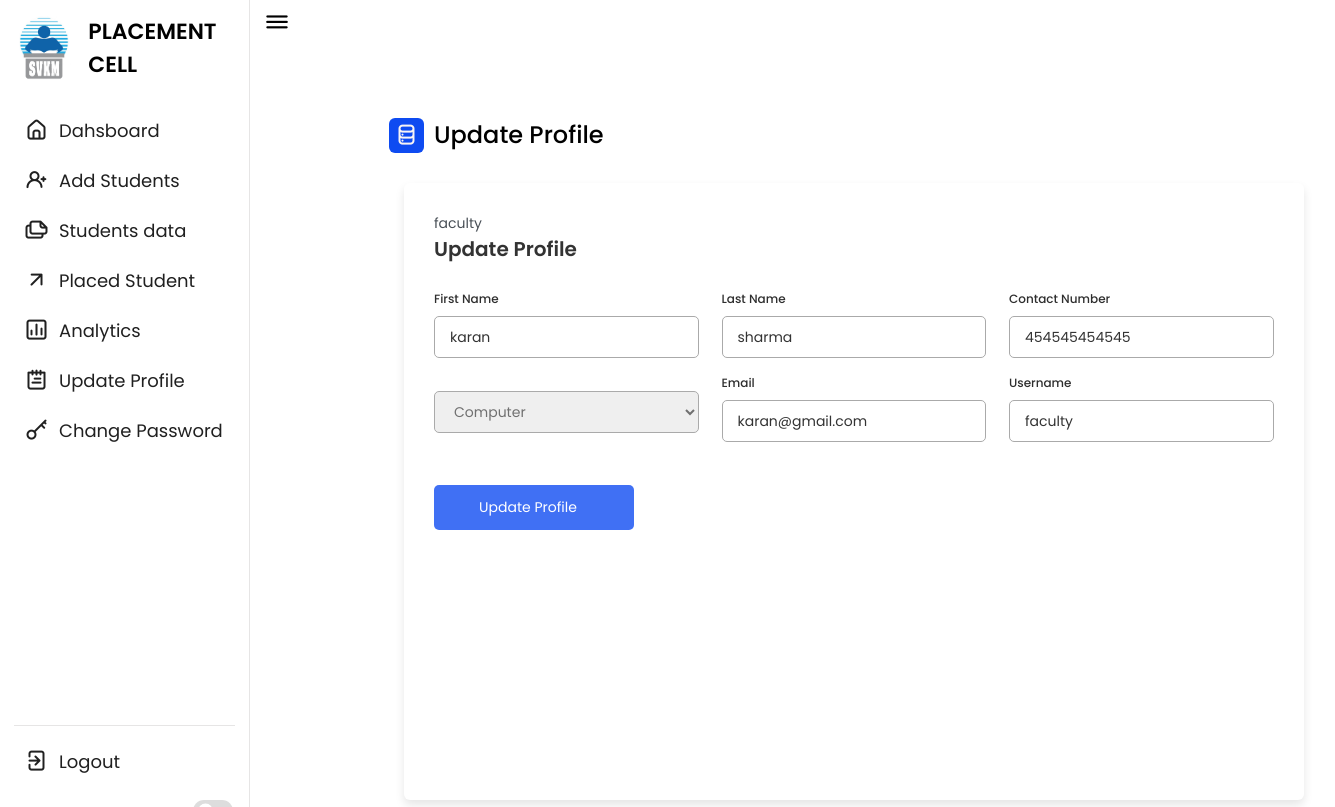
Page /update_profile_admin_faculty.php (signed in) on the committed database.
### tables this page shows
CREATE TABLE `users_profile` (
  `username` varchar(30) NOT NULL,
  `fname` varchar(20) NOT NULL,
  `lname` varchar(20) NOT NULL,
  `contact` bigint(20) NOT NULL,
  `email` varchar(30) NOT NULL,
  `dept` varchar(20) NOT NULL
);

### update_profile_admin_faculty.php (the view, shortened to what this page needs)
<!DOCTYPE html>
<html lang="en">
<head>
          <link rel="stylesheet" type="text/css" href="css/lib.2.css">
          <link rel="stylesheet" type="text/css" href="css/light.css">
          <link rel="stylesheet" type="text/css" href="css/bootstrap5.css">
          <link rel="stylesheet" href="css/style.css">
     <link rel="stylesheet" href="https://unicons.iconscout.com/release/v4.0.0/css/line.css">
    <link rel="stylesheet" href="css/add_style.css">
     <link rel="stylesheet" href="https://unicons.iconscout.com/release/v4.0.0/css/line.css">
        </head>
        <body data-theme="light" data-layout="fluid">
        <nav>
        <div class="logo-name">
            <div class="logo-image">
                <img src="img/logo.jpg" style="height: 75px; width:75px" alt="">
            </div>
            <span class="logo_name">PLACEMENT CELL</span>
        </div>
        <div class="menu-items">
        <?php
            include 'partials/_dbconnect.php';
            $uname = $_SESSION['username'];
            $sql = "SELECT `role` FROM `users` WHERE username= '$uname' ";
            $result = mysqli_query($conn , $sql);
            $num = mysqli_num_rows($result);
            $admin_or_faculty = $num;
            if($num > 0) {
            echo "
            <ul class='nav-links' style='padding-left: 0rem;'>
                <li><a href='admin_dashboard.php'>
                    <i class='uil uil-estate'></i>
                    <span class='link-name'>Dahsboard</span>
                </a></li>
                <li><a href='add_student.php'>
                    <i class='uil-user-plus'></i>
                    <span class='link-name'>Add Students</span>
                </a></li>
                <li><a href='student_data.php'>
                    <i class='uil uil-files-landscapes'></i>
                    <span class='link-name'>Students data</span>
                </a></li>
                <li><a href='placed_Student.php'>
                    <i class='uil-arrow-up-right'></i>
                    <span class='link-name'>Placed Student</span>
                </a></li>
                <li><a href='analytics.php'>
                    <i class='uil uil-chart'></i>
                    <span class='link-name'>Analytics</span>
                </a></li>";
            echo "<li><a href='#'>
            <i class='uil-notes'></i>
            <span class='link-name'>Update Profile</span>
        </a></li>";
        }
            echo "
        <li><a href='change_password.php'>
            <i class='uil-key-skeleton'></i>
            <span class='link-name'>Change Password</span>
        </a></li></ul>";
            ?>
            <ul class="logout-mode" style="padding-left: 0rem;">
                <li><a href="/miniproject_final/logout.php">
                    <i class="uil uil-signout"></i>
                    <span class="link-name">Logout</span>
                </a></li>
                <div class="mode-toggle">
                  <span class="switch"></span>
                </div>
            </ul>
        </div>
    </nav>
    <?php
if($admin_or_faculty>0) {
?>
        <div class="dashboard">
        <div class="top" style="background-color: transparent;">
            <i class="uil uil-bars sidebar-toggle"></i>
        </div>
        <div class='dash-content'>
        <div class='overview'>
            <div class='title'>
                <i class=' uil-database-alt'></i>
                <span class='text'>Update Profile</span>
            </div>
            <div class='container'>
        <?php
        echo $uname;
        $sql = "SELECT * FROM `users_profile` WHERE username='$uname'";
        $result = mysqli_query($conn , $sql);
        $row = mysqli_fetch_assoc($result);
        ?>
        <header>Update Profile</header>
        <form action="/miniproject_final/update_profile_admin_faculty.php" method="post">
            <div class="form first">
                <div class="details personal">
                    <div class="fields">
                        <div class="input-field">
                            <label>First Name</label>
                            <input type="text" placeholder="Enter your name" name="fname" value=<?php echo $row['fname']; ?>>
                        </div>
                        <div class="input-field">
                            <label>Last Name</label>
                            <input type="text" placeholder="Enter your name" name="lname" value=<?php echo $row['lname']; ?>>
                        </div>
                        <div class="input-field">
                            <label>Contact Number</label>
                            <input type="number" placeholder="Enter your contact number" name="contact" value=<?php echo $row['contact']; ?> required>
                        </div>
                        <div class="input-field">
                            <select name="dept" value=<?php echo $row['dept']; ?> required>
                                <option value="computer">Computer</option>
                            </select>
                        </div>
                        <div class="input-field">
                            <label>Email</label>
                            <input type="text" placeholder="Enter your email" name="email" value=<?php echo $row['email']; ?>>
                        </div>
                        <div class="input-field">
                            <label>Username</label>
                            <input type="text" placeholder="Enter new username" name="username" value=<?php echo $row['username']; ?>>
                        </div>
                     </div>
                </div>
                  <div class="details ID">
                   <div class="fields">
                    <button class="nextBtn" type="submit">
                        <span class="btnText">Update Profile</span>
                    </button>
                </div>
            </div>
        </form>
    </div>
</div>
<?php  }  ?>
</body>
</html>

### css/lib.2.css (style rules this page uses)
html, body { height: 100%; }

### css/style.css (style rules this page uses)
* { margin: 0; padding: 0; box-sizing: border-box; font-family: 'Poppins', sans-serif; }
:root { --primary-color: #0E4BF1; --panel-color: #FFF; --text-color: #000; --black-light-color: #202020; --border-color: #e6e5e5; --toggle-color: #DDD; --box1-color: #4DA3FF; --box2-color: #FFE6AC; --box3-color: #E7D1FC; --title-icon-color: rgb(248, 244, 244); --tran-05: all 0.5s ease; --tran-03: all 0.3s ease; --tran-03: all 0.2s ease; }
body { min-height: 100vh; background-color: var(--primary-color); }
nav { position: fixed; top: 0; left: 0; height: 100%; width: 250px; padding: 10px 14px; background-color: var(--panel-color); border-right: 1px solid var(--border-color); transition: var(--tran-05); }
nav .logo-name { display: flex; align-items: center; }
nav .logo-image { display: flex; justify-content: center; min-width: 45px; }
nav .logo-image img { width: 40px; object-fit: cover; border-radius: 50%; background-color: #000; }
nav .logo-name .logo_name { font-size: 22px; font-weight: 600; color: var(--text-color); margin-left: 14px; transition: var(--tran-05); }
nav .menu-items { margin-top: 20px; height: calc(100% - 90px); display: flex; flex-direction: column; justify-content: space-between; }
.menu-items li { list-style: none; }
.menu-items li a { display: flex; align-items: center; height: 50px; text-decoration: none; position: relative; }
.menu-items li a i { font-size: 24px; min-width: 45px; height: 100%; display: flex; align-items: center; justify-content: center; color: var(--black-light-color); }
.menu-items li a .link-name { font-size: 18px; font-weight: 400; color: var(--black-light-color); transition: var(--tran-05); }
.menu-items .logout-mode { padding-top: 10px; border-top: 1px solid var(--border-color); }
.menu-items .mode-toggle { position: absolute; right: 14px; height: 50px; min-width: 45px; display: flex; align-items: center; justify-content: center; cursor: pointer; }
.mode-toggle .switch { position: relative; display: inline-block; height: 22px; width: 40px; border-radius: 25px; background-color: var(--toggle-color); }
.switch:before { content: ""; position: absolute; left: 5px; top: 50%; transform: translateY(-50%); height: 15px; width: 15px; background-color: var(--panel-color); border-radius: 50%; transition: var(--tran-03); }
.dashboard { position: relative; left: 250px; background-color: var(--panel-color); min-height: 100vh; width: calc(100% - 250px); padding: 10px 14px; transition: var(--tran-05); }
.dashboard .top { position: fixed; top: 0; left: 250px; display: flex; width: calc(100% - 250px); justify-content: space-between; align-items: center; padding: 10px 14px; background-color: var(--panel-color); transition: var(--tran-05); z-index: 10; }
.dashboard .top .sidebar-toggle { font-size: 26px; color: var(--text-color); cursor: pointer; }
.dashboard .dash-content { padding-top: 50px; }
.dash-content .title { display: flex; align-items: center; margin: 60px 0 30px 0; }
.dash-content .title i { position: relative; height: 35px; width: 35px; background-color: var(--primary-color); border-radius: 6px; color: var(--title-icon-color); display: flex; align-items: center; justify-content: center; font-size: 24px; }
.dash-content .title .text { font-size: 24px; font-weight: 500; color: var(--text-color); margin-left: 10px; }

### rows in the picture
users_profile: fname "karan", lname "sharma", contact "454545454545", dept "Computer", email "karan@gmail.com", username "faculty"

### other values in the picture
$uname "faculty"
